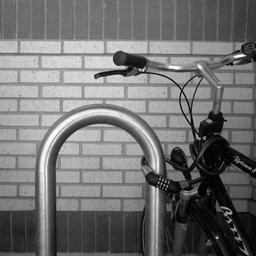
#> input picture lectures/1-partial-exam/4-lec/1-Филтери/Example2/croppedBike.png, 256 x 256 px
$ python sobel.py
#> lines starting #> are read from the running program, lines starting #| are printed output that depends on the picture
import cv2
import numpy as np
from matplotlib import pyplot as plt

# Load test image
img = cv2.imread('croppedBike.png')
#> img is the input picture: shape (256, 256, 3); min 0, max 255, mean 113.2
# Construct filter impulse responses
h1 = np.array(([1, 0, -1], [2, 0, -2], [1, 0, -1]), dtype="int")
# Perform filtering
filteredImg1 = cv2.filter2D(img, -1, h1)
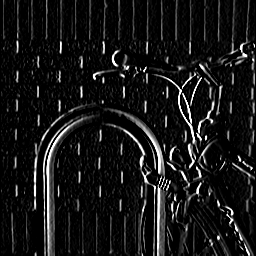
#> filteredImg1: shape (256, 256, 3); min 0, max 255, mean 22.8
# Show images
plt.figure(1)
plt.subplot(121)
plt.imshow(img)
plt.subplot(122)
plt.imshow(filteredImg1)
plt.show()
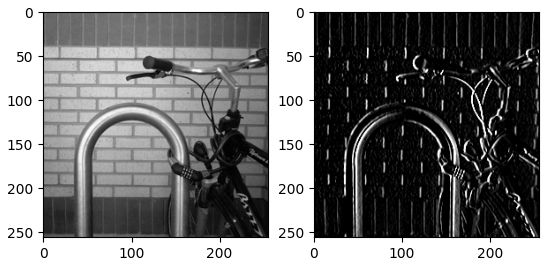
#> figure drawn by matplotlib, 2 panels
# Save images
cv2.imwrite('Convolution_1.png', filteredImg1)
